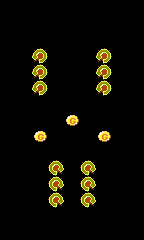

The image is a tile-based game level rendered from a .tmx file. Its description and complete source (layers, tilesets, objects, tile grids) follow:
An orthogonal 9x15 tile map with 16x16 px tiles, 1 tile layer (map).

<map version="1.0" orientation="orthogonal" renderorder="right-down" width="9" height="15" tilewidth="16" tileheight="16" nextobjectid="1">
 <tileset firstgid="1" name="tileset" tilewidth="16" tileheight="16" tilecount="64" columns="8">
  <image source="tileset.png" width="128" height="128" />
 </tileset>
 <layer name="map" width="9" height="15">
  <data encoding="csv">
0,0,0,0,0,0,0,0,0,
0,0,0,0,0,0,0,0,0,
0,0,0,0,0,0,0,0,0,
0,0,9,0,0,0,9,0,0,
0,0,9,0,0,0,9,0,0,
0,0,9,0,0,0,9,0,0,
0,0,0,0,0,0,0,0,0,
0,0,0,0,25,0,0,0,0,
0,0,25,0,0,0,25,0,0,
0,0,0,0,0,0,0,0,0,
0,0,0,10,0,10,0,0,0,
0,0,0,10,0,10,0,0,0,
0,0,0,10,0,10,0,0,0,
0,0,0,0,0,0,0,0,0,
0,0,0,0,0,0,0,0,0
</data>
 </layer>
</map>
